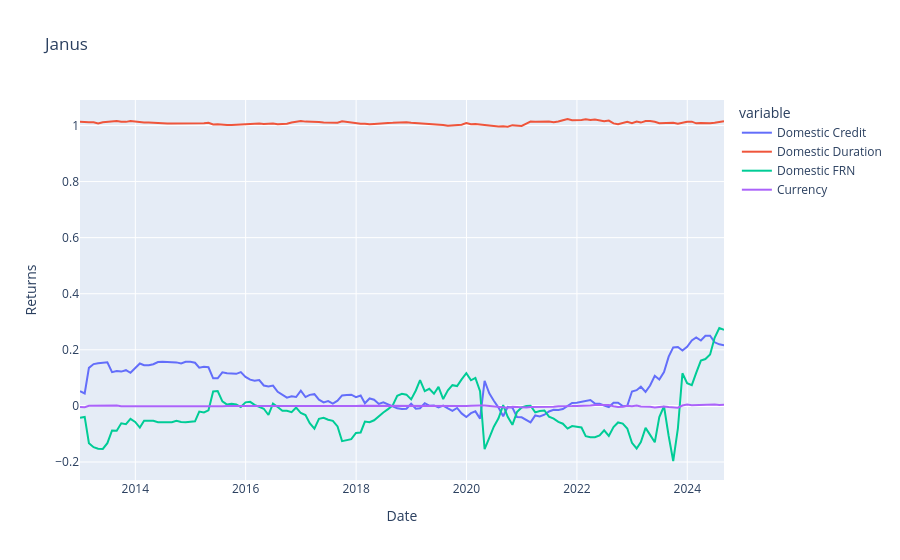

Source (notebook cell):
### Markdown cell above
Rolling visualization:

### Code cell
fund_wanted = 'VGB'

use_for_vis = aus_dataset_cleaned_new_dates #.droplevel(axis=1,level=0) # aus_dataset_cleaned_new_dates

exog = sm.add_constant(aussie_benchmarks, prepend=False)
mod = RollingOLS(use_for_vis[fund_wanted], exog, window=36, missing='drop').fit()
plotter = mod.params.dropna().reset_index().drop('const',axis=1)
fig = px.line(plotter.iloc[3:], x=0, y=plotter.iloc[:,1:].columns, title=f'Janus')
fig.update_xaxes(title_text='Date')
fig.update_yaxes(title_text='Returns')
fig.show()

### Figure 1 — Plotly figure (JSON) as saved in the notebook; plotly's stock layout.template omitted (floating-point values rounded to 4 significant figures; data arrays with more than 128 entries replaced by an {"elided": "..."} marker saying what was removed)
{"data": [{"hovertemplate": "variable=Domestic Credit<br>0=%{x}<br>value=%{y}<extra></extra>", "legendgroup": "Domestic Credit", "line": {"color": "#636efa", "dash": "solid"}, "marker": {"symbol": "circle"}, "mode": "lines", "name": "Domestic Credit", "orientation": "v", "showlegend": true, "type": "scatter", "x": {"elided": "141 str values"}, "xaxis": "x", "y": {"elided": "141 float values"}, "yaxis": "y"}, {"hovertemplate": "variable=Domestic Duration<br>0=%{x}<br>value=%{y}<extra></extra>", "legendgroup": "Domestic Duration", "line": {"color": "#EF553B", "dash": "solid"}, "marker": {"symbol": "circle"}, "mode": "lines", "name": "Domestic Duration", "orientation": "v", "showlegend": true, "type": "scatter", "x": {"elided": "141 str values"}, "xaxis": "x", "y": {"elided": "141 float values"}, "yaxis": "y"}, {"hovertemplate": "variable=Domestic FRN<br>0=%{x}<br>value=%{y}<extra></extra>", "legendgroup": "Domestic FRN", "line": {"color": "#00cc96", "dash": "solid"}, "marker": {"symbol": "circle"}, "mode": "lines", "name": "Domestic FRN", "orientation": "v", "showlegend": true, "type": "scatter", "x": {"elided": "141 str values"}, "xaxis": "x", "y": {"elided": "141 float values"}, "yaxis": "y"}, {"hovertemplate": "variable=Currency<br>0=%{x}<br>value=%{y}<extra></extra>", "legendgroup": "Currency", "line": {"color": "#ab63fa", "dash": "solid"}, "marker": {"symbol": "circle"}, "mode": "lines", "name": "Currency", "orientation": "v", "showlegend": true, "type": "scatter", "x": {"elided": "141 str values"}, "xaxis": "x", "y": {"elided": "141 float values"}, "yaxis": "y"}], "layout": {"legend": {"title": {"text": "variable"}, "tracegroupgap": 0}, "title": {"text": "Janus"}, "xaxis": {"anchor": "y", "domain": [0, 1], "title": {"text": "Date"}}, "yaxis": {"anchor": "x", "domain": [0, 1], "title": {"text": "Returns"}}}}
